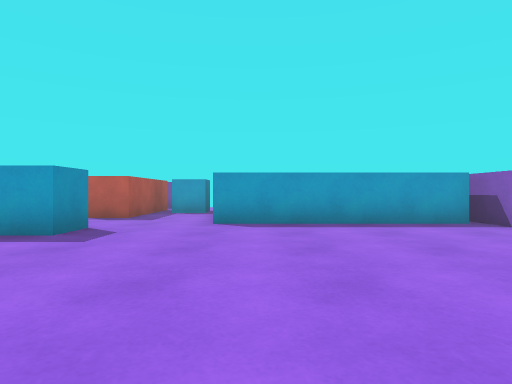
View 1 (above)

16 first-person views from a walk through a 3-D level made in the Unity game engine. The camera is 0.62 m above the floor, looks level and sees 75° across. The floor is counted in squares, 1 m on a side. Each view is taken from the middle of a square. On the plan, view 1 faces up. The plan holds only what a view shows up to about 10 squares ahead; the rest is blank. The player is left out.

View 2
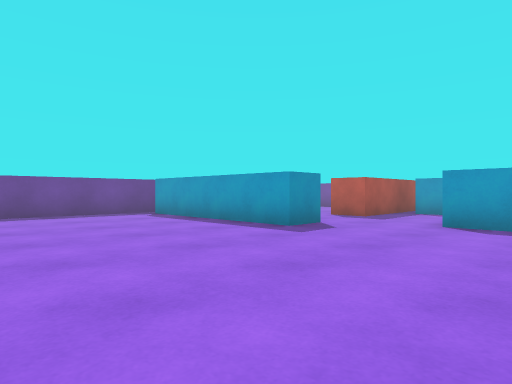

View 3
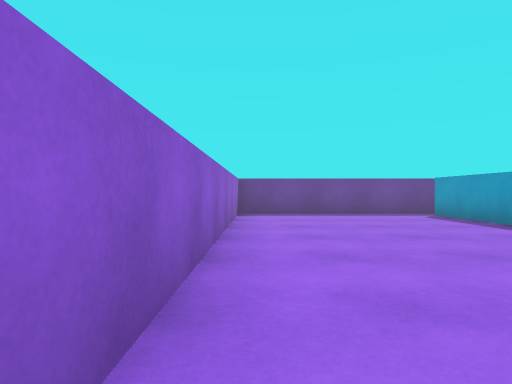

View 4
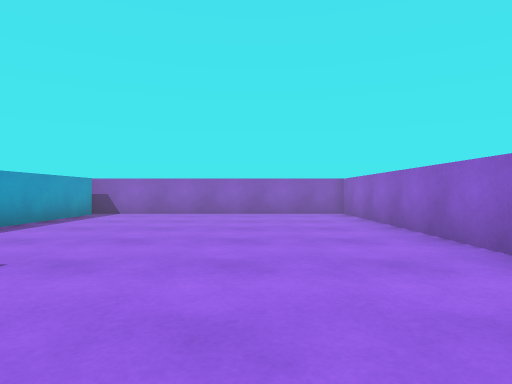

View 5
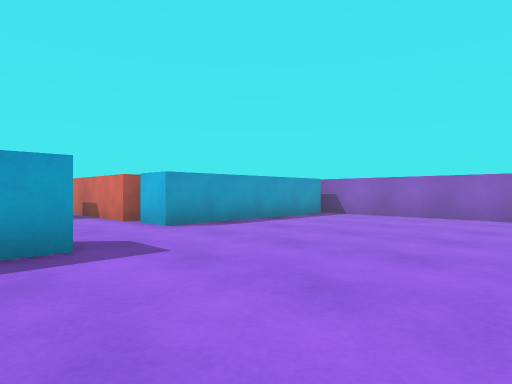

View 6
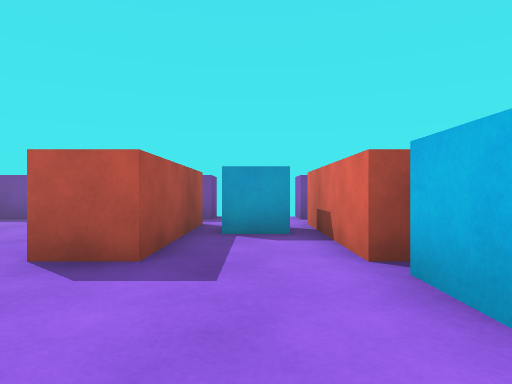

View 7
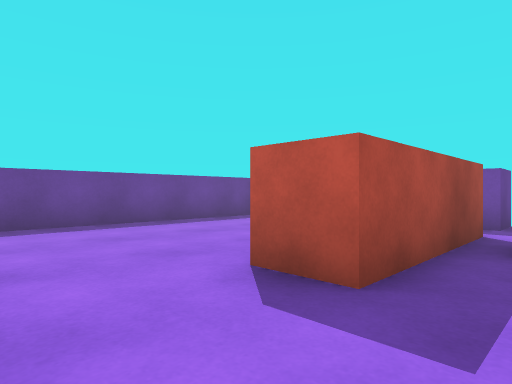

View 8
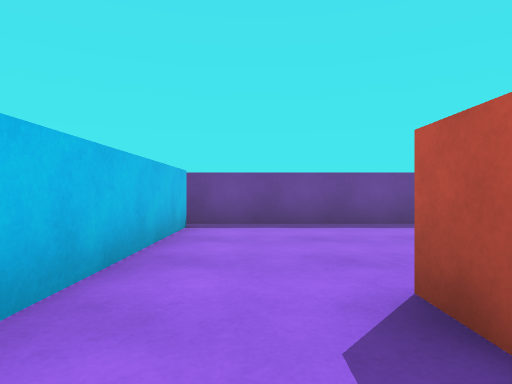

View 9
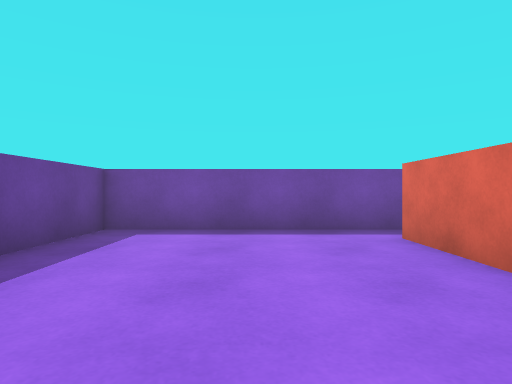

View 10
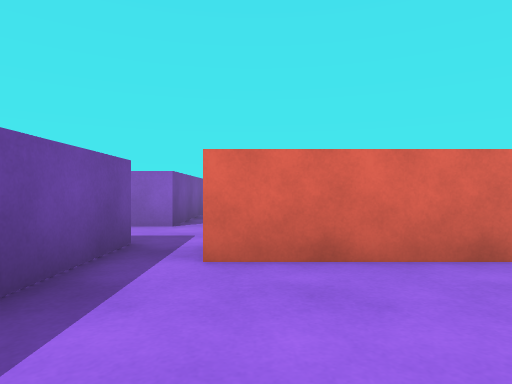

View 11
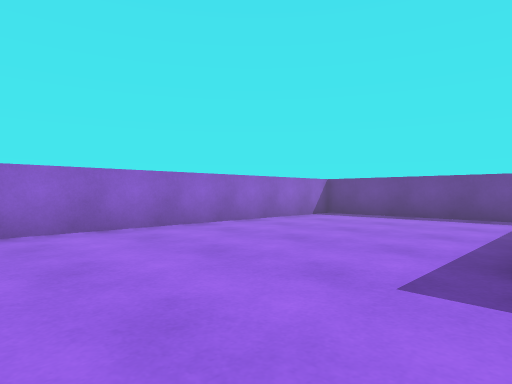

View 12
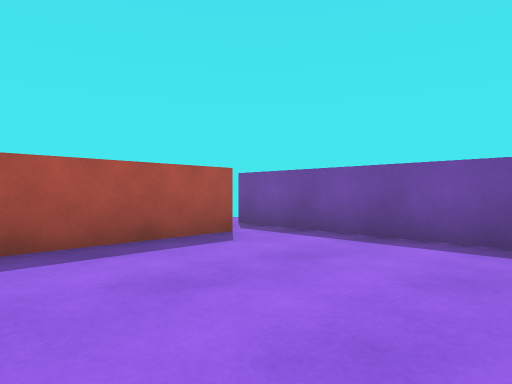

View 13
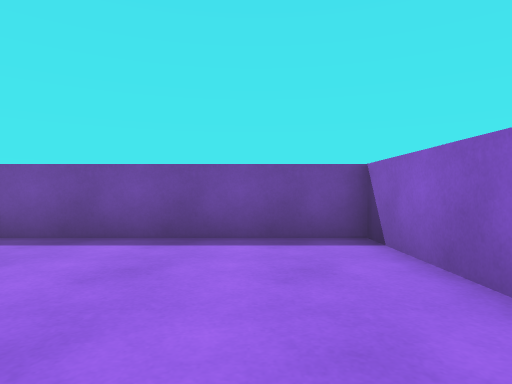

View 14
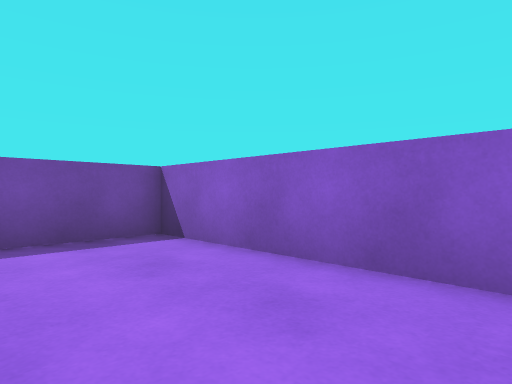

View 15
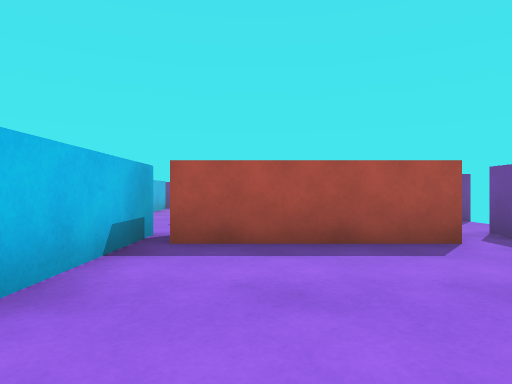

View 16
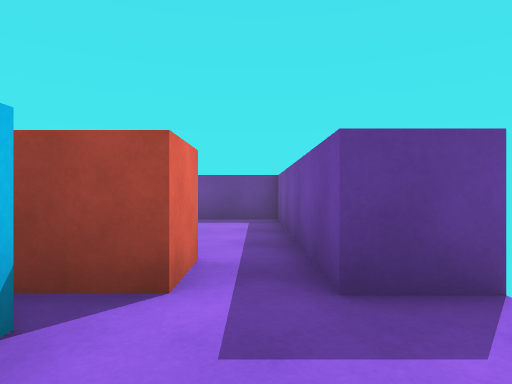

### Floor plan
Points are (right, up) in squares from view 1. A wall is a line through its corners. A room is listed if a view was taken in it or the views show most of it. See-through windows are left out.
Room 1 (views 1, 2, 3, 4, 5, 6, 7, 8, 11)
walls: (-3, 5.9) (-3, 4.8) (-8, 4.8); (-0.8, 8) (-0.8, 11.5); (-8.5, 5) (-8.5, -0.5) (4.5, -0.5) (4.5, 7); (4.2, 6.5) (-0.8, 6.5) (-0.8, 7.5); (-3, 11.5) (-3, 8); (-0.8, 12.5) (-0.8, 13.4); (-3, 13.6) (-3, 12.5)
ways out: opening at (-3.5, 7) to room 2; opening at (-3.5, 12) to room 2; gap at (-8, 5) to room 2; opening at (-0.5, 12) to room 3
objects: cube (-2, 10) to (-2, 11)
Room 2 (views 9, 10)
walls: (-4, 8.6) (-4, 11.5) (-3, 11.5); (-3, 8) (-4.1, 8); (-8, 5.8) (-3.5, 5.8); (-3, 12.5) (-8.5, 12.5) (-8.5, 5)
ways out: opening at (-3.5, 7) to room 1; opening at (-3.5, 12) to room 1; gap at (-8, 5) to room 1
Room 3 (views 12, 13, 14, 15, 16)
walls: (0, 11.5) (0, 7.9); (-0.8, 7.5) (2.1, 7.5); (4.5, 7) (4.5, 12.5) (-0.8, 12.5)
ways out: opening at (-0.5, 12) to room 1

Positions as (right, up) in squares from view 1, and headings:
1: (0, 0), facing up
2: (1, 0), facing up-left
3: (1, 0), facing left
4: (-5, 2), facing right
5: (-4, 1), facing up-right
6: (-2, 5), facing up
7: (-2, 6), facing up-left
8: (-2, 7), facing left
9: (-6, 7), facing up
10: (-7, 11), facing right
11: (0, 5), facing down-left
12: (4, 8), facing up-left
13: (3, 8), facing up
14: (2, 8), facing up-right
15: (4, 9), facing left
16: (-1, 12), facing left
